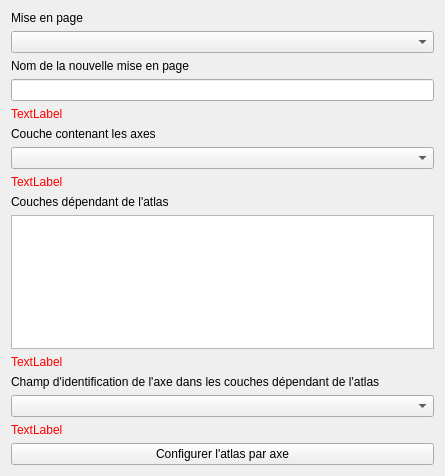
          <widget class="QWidget" name="atlas_configuration">
           <property name="geometry">
            <rect>
             <x>0</x>
             <y>0</y>
             <width>445</width>
             <height>476</height>
            </rect>
           </property>
           <attribute name="label">
            <string>Configuration de l'atlas</string>
           </attribute>
           <layout class="QVBoxLayout" name="verticalLayout_12">
            <item>
             <widget class="QLabel" name="label_44">
              <property name="text">
               <string>Mise en page</string>
              </property>
              <property name="alignment">
               <set>Qt::AlignBottom|Qt::AlignLeading|Qt::AlignLeft</set>
              </property>
             </widget>
            </item>
            <item>
             <widget class="QComboBox" name="atlas_configuring_layout_name_comboBox">
              <property name="toolTip">
               <string>Sélectionnez une mise en page dans laquelle ajouter un atlas</string>
              </property>
             </widget>
            </item>
            <item>
             <widget class="QLabel" name="atlas_configuring_layout_name_label">
              <property name="text">
               <string>Nom de la nouvelle mise en page</string>
              </property>
              <property name="alignment">
               <set>Qt::AlignBottom|Qt::AlignLeading|Qt::AlignLeft</set>
              </property>
             </widget>
            </item>
            <item>
             <widget class="QLineEdit" name="atlas_configuring_layout_name_lineEdit">
              <property name="toolTip">
               <string>Entrez le nom de la nouvelle mise en page</string>
              </property>
             </widget>
            </item>
            <item>
             <widget class="QLabel" name="atlas_configuring_layout_name_checkLabel">
              <property name="styleSheet">
               <string notr="true">color: red;</string>
              </property>
              <property name="text">
               <string>TextLabel</string>
              </property>
             </widget>
            </item>
            <item>
             <widget class="QLabel" name="label_46">
              <property name="text">
               <string>Couche contenant les axes</string>
              </property>
              <property name="alignment">
               <set>Qt::AlignBottom|Qt::AlignLeading|Qt::AlignLeft</set>
              </property>
             </widget>
            </item>
            <item>
             <widget class="QComboBox" name="atlas_configuring_axis_layer_comboBox">
              <property name="toolTip">
               <string>Sélectionnez la couche de lignes contenant les axes de projection</string>
              </property>
             </widget>
            </item>
            <item>
             <widget class="QLabel" name="atlas_configuring_axis_layer_checkLabel">
              <property name="styleSheet">
               <string notr="true">color: red;</string>
              </property>
              <property name="text">
               <string>TextLabel</string>
              </property>
             </widget>
            </item>
            <item>
             <widget class="QLabel" name="label_47">
              <property name="text">
               <string>Couches dépendant de l'atlas</string>
              </property>
              <property name="alignment">
               <set>Qt::AlignBottom|Qt::AlignLeading|Qt::AlignLeft</set>
              </property>
             </widget>
            </item>
            <item>
             <widget class="QListView" name="atlas_configuring_layers_listView">
              <property name="toolTip">
               <string>Sélectionnez dans la liste les couches que vous souhaitez voir afficher en fonction de l'atlas</string>
              </property>
              <property name="selectionMode">
               <enum>QAbstractItemView::NoSelection</enum>
              </property>
             </widget>
            </item>
            <item>
             <widget class="QLabel" name="atlas_configuring_layers_checkLabel">
              <property name="styleSheet">
               <string notr="true">color: red;</string>
              </property>
              <property name="text">
               <string>TextLabel</string>
              </property>
             </widget>
            </item>
            <item>
             <widget class="QLabel" name="label_48">
              <property name="text">
               <string>Champ d'identification de l'axe dans les couches dépendant de l'atlas</string>
              </property>
              <property name="alignment">
               <set>Qt::AlignBottom|Qt::AlignLeading|Qt::AlignLeft</set>
              </property>
             </widget>
            </item>
            <item>
             <widget class="QComboBox" name="atlas_configuring_id_field_comboBox">
              <property name="toolTip">
               <string>Sélectionnez le champ correspondant à l'identifiant de l'axe dans les couches dépendant de l'atlas</string>
              </property>
             </widget>
            </item>
            <item>
             <widget class="QLabel" name="atlas_configuring_id_field_checkLabel">
              <property name="styleSheet">
               <string notr="true">color: red;</string>
              </property>
              <property name="text">
               <string>TextLabel</string>
              </property>
             </widget>
            </item>
            <item>
             <widget class="QPushButton" name="atlas_configuring_pushButton">
              <property name="toolTip">
               <string>Lancez la configuration de l'atlas</string>
              </property>
              <property name="text">
               <string>Configurer l'atlas par axe</string>
              </property>
             </widget>
            </item>
           </layout>
          </widget>
